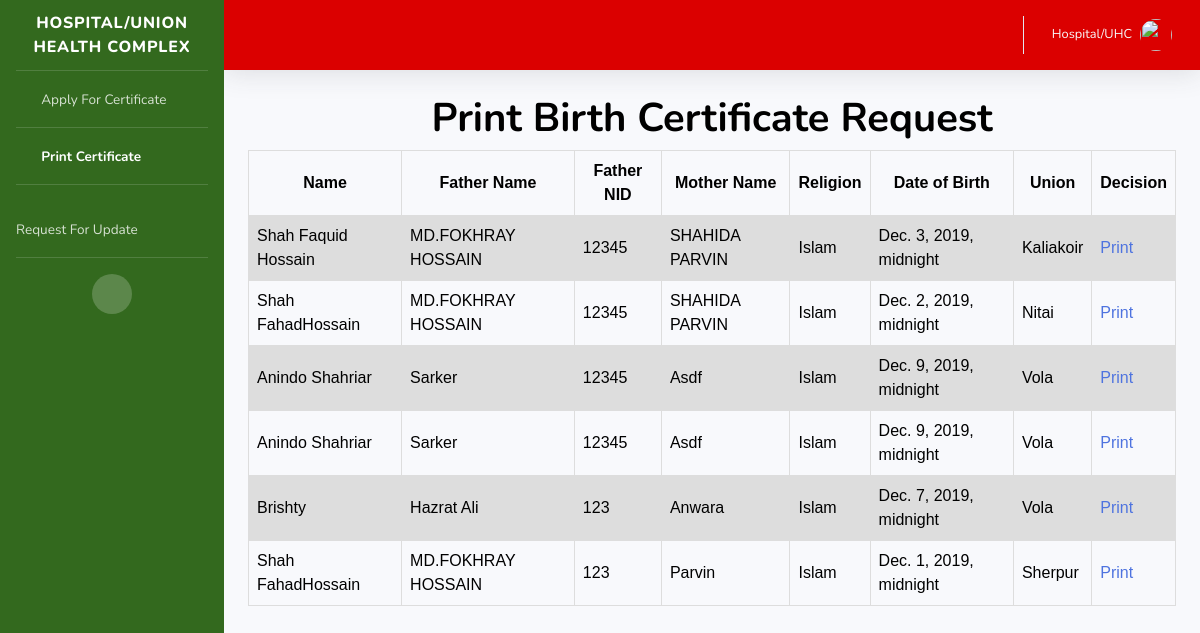
/Hospital/PrintBirthCertificate/, run on the app's committed database.
### Hospital/models.py (models this page shows)
class NewChildInfo(models.Model):
    Name = models.CharField(max_length=100)
    Birth_Date = models.DateTimeField(default=timezone.now)
    Blood_group = models.CharField(max_length=10)
    Father_name = models.CharField(max_length=50)
    Father_NID = models.CharField(max_length=20)
    Mother_name = models.CharField(max_length=50)
    Religion = models.CharField(max_length=20)
    Validation = models.BooleanField(default=False)
    District_name = models.CharField(max_length=50)
    Division_name = models.CharField(max_length=50)
    Upazila_name = models.CharField(max_length=50)
    Union_name = models.CharField(max_length=50)

### Hospital/viewsHospital.py (the view)
# urls.py: path('PrintBirthCertificate/',
def PrintBirthCertificate(request):
    childInfo = NewChildInfo.objects.filter(Validation=1)
    return render(request, 'PrintBirthCertificate.html', {'childInfo': childInfo})

### Hospital/templates/PrintBirthCertificate.html (shortened to what this page needs)
{% extends 'base.html' %}
{% block content %}
    <div id="wrapper">
        <ul class="navbar-nav bg-gradient-primary sidebar sidebar-dark accordion" id="accordionSidebar">
            <a class="sidebar-brand d-flex align-items-center justify-content-center" href="index.html">
                <div class="sidebar-brand-text mx-3">Hospital/Union Health Complex </div>
            </a>
            <hr class="sidebar-divider my-0">
            <li class="nav-item">
                <a class="nav-link collapsed" href="#" data-toggle="collapse" data-target="#collapseTwo"
                    aria-expanded="true" aria-controls="collapseTwo">
                    <i class="fas fa-fw fa-cog"></i>
                    <span>Apply For Certificate</span>
                </a>
            </li>
            <hr class="sidebar-divider my-0">
            <li class="nav-item active">
                <a class="nav-link collapsed" href="#" data-toggle="collapse" data-target="#collapsePages"
                    aria-expanded="true" aria-controls="collapsePages">
                    <i class="fas fa-fw fa-folder"></i>
                    <span>Print Certificate</span>
                </a>
            </li>
            <hr class="sidebar-divider">
            <li class="nav-item">
                <a class="nav-link" href="/Hospital/RequestForUpdate/">
                    <span>Request For Update</span>
                </a>
            </li>
            <hr class="sidebar-divider">
            <div class="text-center d-none d-md-inline">
                <button class="rounded-circle border-0" id="sidebarToggle"></button>
            </div>
        </ul>
        <div id="content-wrapper" class="d-flex flex-column">
            <div id="content">
                <nav class="navbar navbar-expand navbar-light bg-white topbar mb-4 static-top shadow">
                    <ul class="navbar-nav ml-auto">
                        <li class="nav-item dropdown no-arrow">
                            <a class="nav-link dropdown-toggle" href="#" id="userDropdown" role="button"
                                data-toggle="dropdown" aria-haspopup="true" aria-expanded="false">
                                <span class="mr-2 d-none d-lg-inline text-gray-600 small">Hospital/UHC</span>
                                <img class="img-profile rounded-circle"
                                    src="https://cdn2.iconfinder.com/data/icons/basics-vol-2/354/admin_person_man_people_customer_user_human-512.png">
                            </a>
                        </li>
                    </ul>
                </nav>
                <center><h1><b>Print Birth Certificate Request</b></h1></center>
                <div class="container-fluid">
                    <table>
                    <tr>
                        <th>Name</th>
                        <th>Father Name</th>
                        <th>Father NID</th>
                        <th>Mother Name</th>
                        <th>Religion</th>
                        <th>Date of Birth</th>
                        <th>Union</th>
                        <th>Decision</th>
                    </tr>
                    {% for childinfos in childInfo %}
                    <tr>
                        <td>{{ childinfos.Name }}</td>
                        <td>{{ childinfos.Father_name }}</td>
                        <td>{{ childinfos.Father_NID }}</td>
                        <td>{{ childinfos.Mother_name }}</td>
                        <td>{{ childinfos.Religion }}</td>
                        <td>{{ childinfos.Birth_Date }}</td>
                        <td>{{ childinfos.Union_name }}</td>
                        <td>
                            <a href="#">Print</a></button>
                        </td>
                    </tr>
                    {% endfor%}
                    </table>
                </div>
            </div>
        </div>
    </div>
{% load static %}
{% endblock content %}

### templates/base.html (shortened to what this page needs)
{% load static %}
<!DOCTYPE html>
<html lang="en">
<head>
    <link href="{% static 'vendor/fontawesome-free/css/all.min.css' %}" rel="stylesheet" type="text/css" />
    <link href="{% static 'css/sb-admin-2.min.css' %}" rel="stylesheet" />
    <link href="{% static 'css/style.css' %}" rel="stylesheet" />
</head>
<body id="page-top">
    {% block content %}
    {% endblock content  %}
</body>
</html>

### UpAdmin/static/css/style.css (style rules this page uses)
table { font-family: arial, sans-serif; border-collapse: collapse; width: 100%; }
th { border: 1px solid #dddddd; text-align: center; padding: 8px; }
td { border: 1px solid #dddddd; text-align: left; padding: 8px; }
tr:nth-child(even) { background-color: #dddddd; }

### data on the page
NewChildInfo: Name "Shah Faquid Hossain", Father_name "MD.FOKHRAY HOSSAIN", Father_NID "12345", Mother_name "SHAHIDA PARVIN", Religion "Islam", Birth_Date "Dec. 3, 2019, midnight", Union_name "Kaliakoir"
NewChildInfo: Name "Shah FahadHossain", Father_name "MD.FOKHRAY HOSSAIN", Father_NID "12345", Mother_name "SHAHIDA PARVIN", Religion "Islam", Birth_Date "Dec. 2, 2019, midnight", Union_name "Nitai"
NewChildInfo: Name "Anindo Shahriar", Father_name "Sarker", Father_NID "12345", Mother_name "Asdf", Religion "Islam", Birth_Date "Dec. 9, 2019, midnight", Union_name "Vola"
NewChildInfo: Name "Anindo Shahriar", Father_name "Sarker", Father_NID "12345", Mother_name "Asdf", Religion "Islam", Birth_Date "Dec. 9, 2019, midnight", Union_name "Vola"
NewChildInfo: Name "Brishty", Father_name "Hazrat Ali", Father_NID "123", Mother_name "Anwara", Religion "Islam", Birth_Date "Dec. 7, 2019, midnight", Union_name "Vola"
NewChildInfo: Name "Shah FahadHossain", Father_name "MD.FOKHRAY HOSSAIN", Father_NID "123", Mother_name "Parvin", Religion "Islam", Birth_Date "Dec. 1, 2019, midnight", Union_name "Sherpur"
